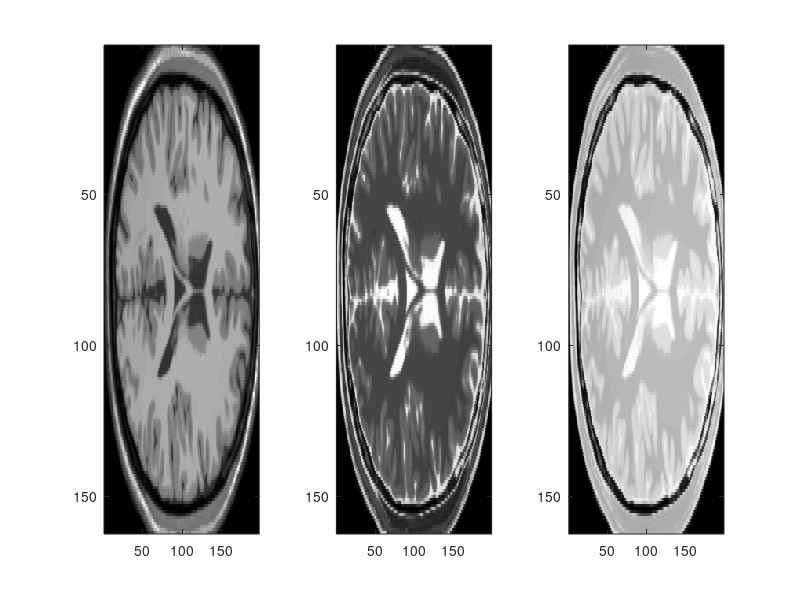

This figure's MATLAB source: (Note: this script raises an error after producing the figure.)
% ----------------------------------- % 
% ------ Do not modify this code ---- %
% ------ Do not submit this code ---- %
% ----------------------------------- % 
clear all
clc

%%%%%%%%%%%%%%%%%%%%%%%%% 1) %%%%%%%%%%%%%%%%%%%%%%%%%%%%%
% Read and display an image
load T1_T2_PD.mat
figure, 
subplot(1,3,1), imagesc(t1)
subplot(1,3,2), imagesc(t2)
subplot(1,3,3), imagesc(pd), colormap gray
%%%%%%%%%%%%%%%%%%%%%%%% 2) %%%%%%%%%%%%%%%%%%%%%%%%%%%%%
% Apply KMeans, the features are t1 t2 pd
clusterCentersIn = [1 1 1; 1 1 0; 1 0 1; 0 1 1; 1 0 0; 0 1 0; 0 0 1; 0 0 0];
% do not uncomment the above line in your final code. Only uncomment it when you initially write your code (it is easier to have the clusterCentersIn, so write your first version of code using it.
InIm = zeros([size(t1) 3]); % input image that includes all t1 t2 pd data
InIm(:,:,1) = t1;
InIm(:,:,2) = t2;
InIm(:,:,3) = pd;
segmentedImage = KMeans(InIm,5);%,clusterCentersIn);
figure, imagesc(segmentedImage), colormap hot
title('KMeans with t1 t2 pd');

%%%%%%%%%%%%%%%%%%%%%%%%% 3) %%%%%%%%%%%%%%%%%%%%%%%%%%%%%
% Create two new images that encode the x and y coordinates of 
% each pixel in the image.
Ximage = repmat( [1:size(InIm,2)], size(InIm,1), 1);
Yimage = repmat( [1:size(InIm,1)]', 1, size(InIm,2));

%%%%%%%%%%%%%%%%%%%%%%%%% 4) %%%%%%%%%%%%%%%%%%%%%%%%%%%%%
% Normalize and add to features
FeatureIin = zeros( size(InIm,1), size(InIm,2), 5);
FeatureIin(:,:,1:3) = InIm;
FeatureIin(:,:,4) = Ximage/max(Ximage(:));
FeatureIin(:,:,5) = Yimage/max(Yimage(:));

%%%%%%%%%%%%%%%%%%%%%%%%% 5) %%%%%%%%%%%%%%%%%%%%%%%%%%%%%
% Apply Kmeans to new feature image
segmentedImage = KMeans(FeatureIin,5);%,clusterCentersIn);
figure, imagesc(segmentedImage)
title('KMeans with t1 t2 pd X Y');
display('Finished!'), colormap hot
